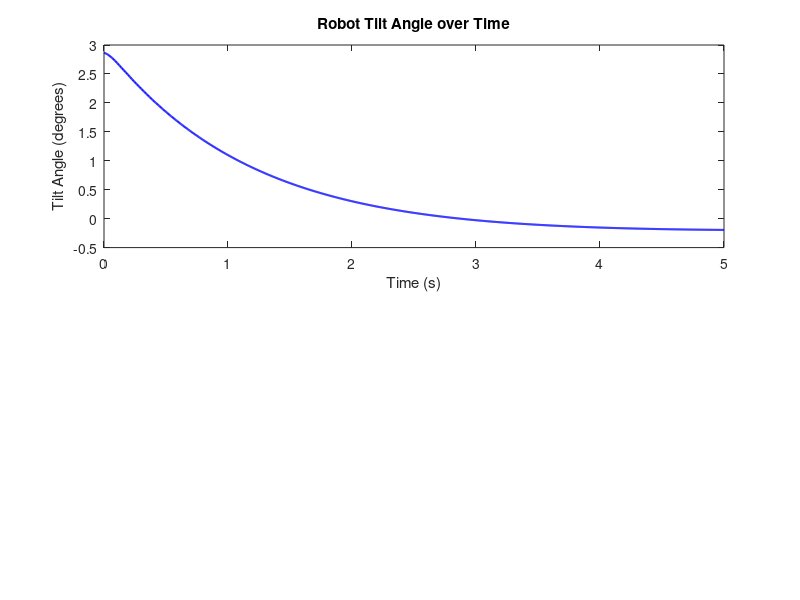

MATLAB code for this plot: (Note: this script raises an error after producing the figure.)
%% Self-Balancing Robot — PID Simulation
%% ================================================

%% SECTION 1: SYSTEM PARAMETERS
% Description of the Robot
g = 9.81;       % gravitational acceleration (m/s²) — fixed constant
L = 0.10;       % estimate of the distance from wheel axle to robot's centre of mass (metres)

%% SECTION 2: PID GAINS
% The three values that tune the controller
Kp = 150;        % Proportional gain
                % Think: "how hard do I respond to how far I'm leaning right now"
                % Too low = robot slowly tips over, doesn't correct fast enough
                % Too high = robot overcorrects and oscillates wildly

Ki = 2;         % Integral gain — START AT ZERO, always
                % Think: "how hard do I respond to accumulated lean over time"
                % Corrects slow drift but destabilises if added too early
                % We add this last, after Kp and Kd are tuned

Kd = 25;         % Derivative gain
                % Think: "how hard do I respond to how fast I'm currently falling"
                % Acts like a brake — dampens oscillations caused by Kp
                % Too low = bouncy oscillation, Too high = jittery/noisy response
     
%% SECTION 3: SIMULATION SETTINGS
dt = 0.005;         % timestep = 5 milliseconds
                    % the simulation recalculates everything every 5ms
                    % matches Arduino loop speed — gains transfer directly to hardware

t = 0 : dt : 5;    % time vector from 0 to 5 seconds, stepping by 0.005
                    % creates array: [0, 0.005, 0.010, ..., 4.995, 5.000]
                    
%% SECTION 4: INITIAL CONDITIONS
theta      = 0.05;  % starting tilt angle in RADIANS (~3 degrees)
                    % simulates placing the robot down slightly off-balance
                    % if you start at exactly 0, nothing happens — perfectly balanced
                    % 0.05 rad is realistic for how steady your hand will be

theta_dot  = 0;     % starting angular velocity = 0 (not moving yet)
integral   = 0;     % integral term starts empty
prev_error = theta; % previous error = starting angle (needed for derivative calc)

%% SECTION 5: STORAGE ARRAYS
% Pre-allocate arrays to store results at each timestep
% Much faster than growing arrays inside the loop
theta_log  = zeros(size(t));   % will store angle at every timestep
output_log = zeros(size(t));   % will store motor command at every timestep

%% SECTION 6: THE SIMULATION LOOP
% This is the heart of everything — runs once per timestep
for i = 1:length(t)

    %% --- PID CALCULATION ---
    
    error = theta;
    % The setpoint is 0 degrees (perfectly upright)
    % Error = how far we are from the setpoint = just the angle itself
    % Positive angle = leaning forward = need to drive forward to correct
    
    integral = integral + error * dt;
    % Integral accumulates error over time (area under the error curve)
    % Multiplied by dt to get correct units
    % Grows large if robot drifts slowly in one direction for a long time
    
    derivative = (error - prev_error) / dt;
    % Rate of change of error = how fast the angle is currently changing
    % If error is growing fast, derivative is large = apply more braking
    % If error is shrinking (improving), derivative is negative = ease off
    
    output = Kp*error + Ki*integral + Kd*derivative;
    % The three PID terms added together = total motor command
    % Positive output = drive forward, Negative output = drive backward
    
    output = max(min(output, 255), -255);
    % Clamp to Arduino PWM range (-255 to 255)
    % Motors can't go beyond full speed in either direction
    % Without this, the math can produce impossible values like 10,000

    %% --- PHYSICS CALCULATION ---
    
    theta_ddot = (g/L)*sin(theta) - (output/255)*(g/L)*2;
    % Angular acceleration = gravity effect MINUS motor correction effect
    %
    % (g/L)*sin(theta) = how hard gravity is currently pulling the robot over
    %   when theta is small, sin(theta) ≈ theta, so nearly linear
    %   this term is always trying to increase the tilt (destabilising)
    %
    % (output/255)*(g/L)*2 = how hard the motors are pushing back
    %   output/255 normalises motor command to 0-1 range
    %   when output matches gravity perfectly, acceleration = 0 = balanced
    
    theta_dot = theta_dot + theta_ddot * dt;
    % Update angular velocity using acceleration
    % Euler integration: new velocity = old velocity + acceleration × time
    
    theta = theta + theta_dot * dt;
    % Update angle using velocity
    % Euler integration again: new angle = old angle + velocity × time
    % This is the new angle the PID will react to in the next iteration
    
    prev_error = error;
    % Store this iteration's error for next iteration's derivative calculation
    
    %% --- LOG RESULTS ---
    theta_log(i)  = theta;    % save angle for plotting
    output_log(i) = output;   % save motor command for plotting

end
%% SECTION 7: PLOTTING
figure;

subplot(2,1,1);
% Top plot — angle over time
plot(t, rad2deg(theta_log), 'b', 'LineWidth', 1.5);
% rad2deg converts radians to degrees — easier to read
xlabel('Time (s)');
ylabel('Tilt Angle (degrees)');
title('Robot Tilt Angle over Time');
yline(0, '--r', 'Upright = 0°');
grid on;

subplot(2,1,2);
% Bottom plot — motor command over time
plot(t, output_log, 'g', 'LineWidth', 1.5);
xlabel('Time (s)');
ylabel('Motor Command (PWM -255 to 255)');
title('PID Motor Output');
yline(0, '--r');
grid on;
